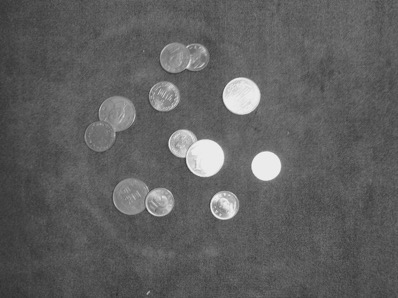
#> input picture proj1/Coin.jpg, 398 x 298 px
$ jupyter execute Untitled.ipynb
#> lines starting #> are read from the running program, lines starting #| are printed output that depends on the picture; after the words box and inside, x2 and y2 are one past the last pixel; in counts of white or black regions, pixels touching at a corner belong together
[cell 1]
import cv2
import matplotlib.pyplot as plt

[cell 2]
img=cv2.imread('./Coin.jpg')
#> img is the input picture: shape (298, 398, 3); min 46, max 246, mean 95.3
img_gray=cv2.cvtColor(img, cv2.COLOR_BGR2GRAY)
img_equalize=cv2.equalizeHist(img_gray)
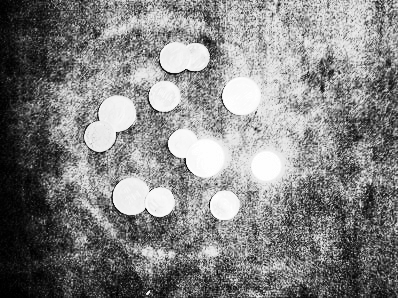
#> img_equalize: shape (298, 398); min 0, max 255, mean 130.2
_, img_threshold=cv2.threshold(img_equalize, 230, 255, cv2.THRESH_BINARY)
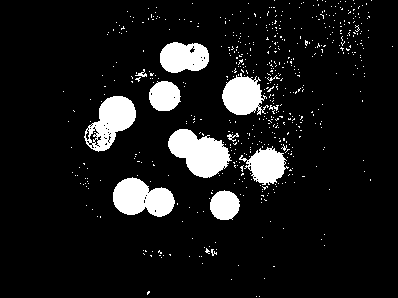
#> img_threshold: shape (298, 398); 9.7% white; 581 white regions (568 under 20 px), largest, box (x1, y1, x2, y2) and area: (168, 129, 232, 178) 1929, (113, 177, 175, 217) 1710, (84, 96, 136, 152) 1580
img_blur=cv2.bilateralFilter(img_threshold, 10, 100, 100)
img_canny=cv2.Canny(img_blur, 160, 160)
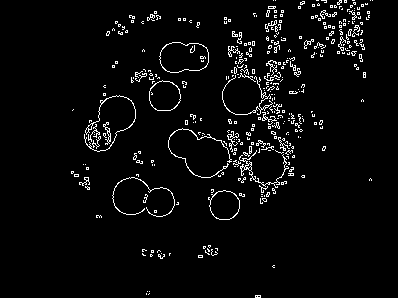
#> img_canny: shape (298, 398); 3.9% white in thin lines or dots, all inside (x1, y1, x2, y2) = (71, 0, 373, 298)

coin=img_gray.copy()
cnt, _=cv2.findContours(img_canny, cv2.RETR_TREE, cv2.CHAIN_APPROX_SIMPLE)
#> cnt = 604 contours, 590 with area under 20; largest, box (x1, y1, x2, y2) and area: (159, 42, 209, 73) 1216, (159, 42, 209, 73) 1204, (149, 80, 181, 111) 748, (149, 80, 181, 111) 732, (208, 190, 240, 220) 690
cv2.drawContours(coin, cnt, -1, 0, 2)
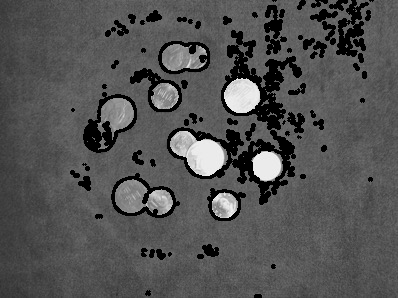
#> coin: shape (298, 398); min 0, max 245, mean 82.9
plt.imshow(coin, 'gray')
